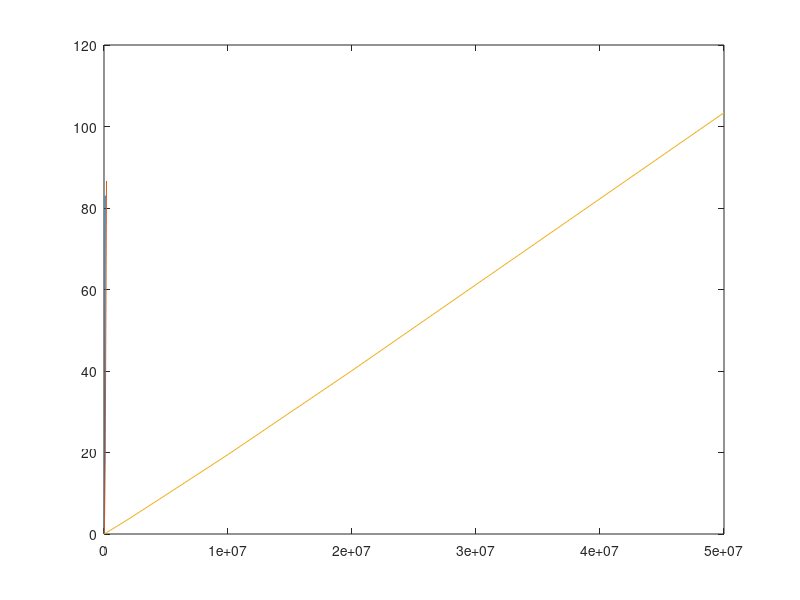

Write MATLAB code to recreate this figure.
figure; 
n1=[100 1000 10000 20000 50000 100000];
t1=[1e-2 9e-2 7.9e-1 3.12 19.77 83.05];
n2=[100 1000 10000 20000 50000 100000 200000];
t2=[0 2e-2 2e-1 7.9e-1 4.9 19.96 86.63];
n3=[100 1000 10000 20000 50000 100000 200000 500000 1000000 2000000 5000000 10000000 20000000 50000000];
t3=[0 1e-3 1.7e-2 3.8e-2 8.6e-2 1.7e-1 3.5e-1 8.9e-1 1.82 3.7 9.6 19.5 40.1 103.38];
plot(n1,t1, n2, t2, n3, t3);